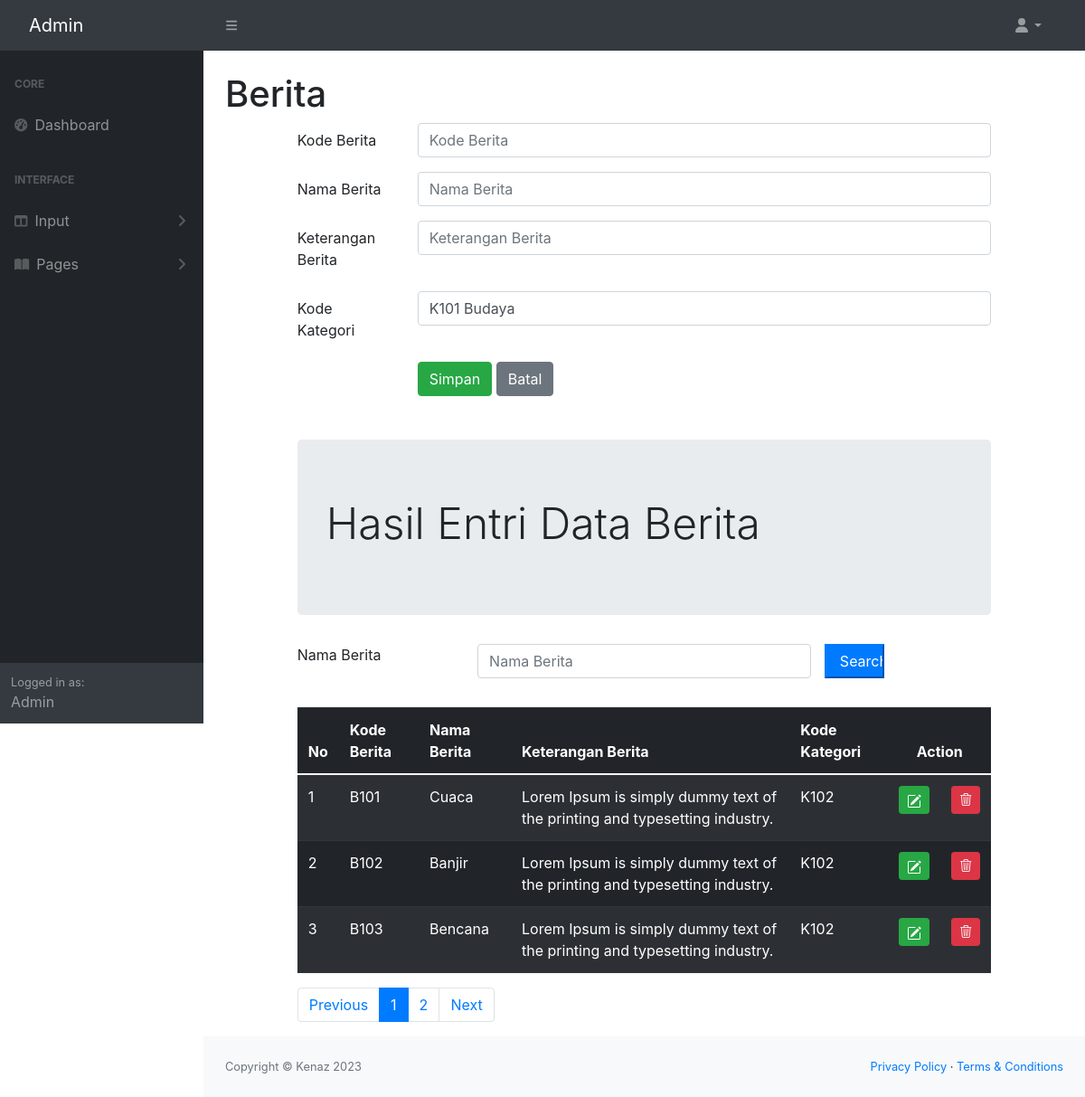
The page /admin/berita.php on the database its author committed.
### tables this page shows
CREATE TABLE `berita` (
  `beritaKODE` char(4) NOT NULL,
  `beritaNAMA` varchar(60) NOT NULL,
  `beritaKET` varchar(255) NOT NULL,
  `kategoriKODE` char(4) NOT NULL
);

### admin/berita.php (the view, shortened to what this page needs)
<!doctype html>
<?php include "INCLUDE/head.php" ?>
<body class="sb-nav-fixed">
    <?php include "INCLUDE/menunav.php" ?>
    <div id="layoutSidenav">
        <?php include "INCLUDE/menu.php" ?>
        <div id="layoutSidenav_content">
            <main>
                <div class="container-fluid px-4">
                    <h1 class="mt-4">Berita</h1>
                    <?php
                    include "include/config.php";
                    $datakategori = mysqli_query($connection, "select * from kategoriwisata");
                    ?>
                    <html>
                    <head>
                        <link rel="stylesheet" href="css/bootstrap.min.css">
                        <link rel="stylesheet" href="https://cdn.jsdelivr.net/npm/bootstrap@4.0.0/dist/css/bootstrap.min.css">
                        <link rel="stylesheet" href="https://cdnjs.cloudflare.com/ajax/libs/select2/4.0.13/css/select2.min.css">
                        <link rel="stylesheet" href="https://cdn.jsdelivr.net/npm/bootstrap-icons@1.10.2/font/bootstrap-icons.css">
                    </head>
                    <body>
                        <div class="row">
                            <div class="col-sm-1"></div>
                            <div class="col-sm-10">
                                <form method="POST">
                                    <div class="mb-3 row">
                                        <label for="kodeberita" class="col-sm-2 col-form-label">Kode Berita</label>
                                        <div class="col-sm-10">
                                            <input type="text" class="form-control" name="kodeberita" id="kodeberita" placeholder="Kode Berita">
                                        </div>
                                    </div>
                                    <div class="mb-3 row">
                                        <label for="namaberita" class="col-sm-2 col-form-label">Nama Berita</label>
                                        <div class="col-sm-10">
                                            <input type="text" class="form-control" name="namaberita" id="namaberita" placeholder="Nama Berita">
                                        </div>
                                    </div>
                                    <div class="mb-3 row">
                                        <label for="keteranganberita" class="col-sm-2 col-form-label">Keterangan Berita</label>
                                        <div class="col-sm-10">
                                            <input type="text" class="form-control" name="keteranganberita" id="keteranganberita" placeholder="Keterangan Berita">
                                        </div>
                                    </div>
                                    <div class="mb-3 row">
                                        <label for="kodekategori" class="col-sm-2 col-form-label">Kode Kategori</label>
                                        <div class="col-sm-10">
                                            <select class="form-control" id="kodekategori" name="kodekategori">
                                                <?php while ($row = mysqli_fetch_array($datakategori)) { ?>
                                                    <option value="<?php echo $row["kategoriKODE"] ?>">
                                                        <?php echo $row["kategoriKODE"] ?>
                                                        <?php echo $row["kategoriNAMA"] ?>
                                                    </option>
                                                <?php } ?>
                                            </select>
                                        </div>
                                    </div>
                                    <div class="form-group row">
                                        <div class="col-sm-2"></div>
                                        <div class="col-sm-10">
                                            <button type="submit" class="btn btn-success" value="Simpan" name="Simpan">Simpan</button>
                                            <button type="reset" class="btn btn-secondary">Batal</button>
                                        </div>
                                    </div>
                                </form>
                                <div class="jumbotron mt-5">
                                    <h2 class="display-5">Hasil Entri Data Berita</h2>
                                </div>
                                <form method="POST">
                                    <div class="form-group row mb-2">
                                        <label for="Search" class="col-sm-3">Nama Berita</label>
                                        <div class="col-sm-6">
                                            <input type="text" name="Search" class="form-control" id="Search" value="<?php if (isset($_POST["Search"])) {
                                                                                                                            echo $_POST["Search"];
                                                                                                                        } ?>" placeholder="Nama Berita">
                                        </div>
                                        <input type="submit" name="kirim" class="col-sm-1 btn-primary" value="Search">
                                    </div>
                                </form>
                                <br>
                                <table class="table table-dark table-striped">
                                    <thead>
                                        <tr>
                                            <th scope="col">No</th>
                                            <th scope="col">Kode Berita</th>
                                            <th scope="col">Nama Berita</th>
                                            <th scope="col">Keterangan Berita</th>
                                            <th scope="col">Kode Kategori</th>
                                            <th colspan="2" style="text-align: center;">Action</th>
                                        </tr>
                                    </thead>
                                    <tbody>
                                        <?php
                                        $jumlahtampilan = 3;
                                        $halaman = (isset($_GET['page'])) ? $_GET['page'] : 1;
                                        $mulaitampilan = ($halaman - 1) * $jumlahtampilan;
                                        if (isset($_POST["kirim"])) {
                                            $Search = $_POST["Search"];
                                            $query = mysqli_query($connection, "select * from berita where beritaNAMA like'%" . $Search . "%';");
                                        } else {
                                            $query = mysqli_query($connection, "select * from berita
                                limit $mulaitampilan, $jumlahtampilan;");
                                        }
                                        $nomor = 1;
                                        while ($row = mysqli_fetch_array($query)) {
                                        ?>
                                            <tr>
                                                <td>
                                                    <?php echo $mulaitampilan + $nomor; ?>
                                                </td>
                                                <td><?php echo $row['beritaKODE']; ?></td>
                                                <td><?php echo $row['beritaNAMA']; ?></td>
                                                <td><?php echo $row['beritaKET']; ?></td>
                                                <td><?php echo $row['kategoriKODE']; ?></td>
                                                <td width="5px">
                                                    <a href="beritaedit.php?edit=<?php echo $row["beritaKODE"] ?>" class="btn btn-success btn-sm" title="EDIT">
                                                </td>
                                                <td>
                                                    <a href="beritahapus.php?hapus=<?php echo $row["beritaKODE"] ?>" class="btn btn-danger btn-sm" title="HAPUS">
                                                        <i class="bi bi-trash3"></i>
                                                </td>
                                            <?php
                                            $nomor += 1;
                                        }
                                            ?>
                                            </tr>
                                    </tbody>
                                </table>
                                <?php
                                $query = mysqli_query($connection, "SELECT * FROM berita");
                                $jumlahrecord = mysqli_num_rows($query);
                                $jumlahpage = ceil($jumlahrecord / $jumlahtampilan);
                                ?>
                                <nav aria-label="Page navigation example">
                                    <ul class="pagination">
                                        <li class="page-item"><a class="page-link" href="?page=<?php $nomorhal = 1;
                                                                                                echo $nomorhal ?>">Previous</a></li>
                                        <?php for ($nomorhal = 1; $nomorhal <= $jumlahpage; $nomorhal++) { ?>
                                            <li class="page-item">
                                                <?php if ($nomorhal != $halaman) { ?>
                                                    <a class="page-link" href="?page=<?php echo $nomorhal ?>"><?php echo $nomorhal ?></a>
                                                <?php } else { ?>
                                            <li class="page-item active" aria-current="page">
                                                <a class="page-link" href="?page=<?php echo $nomorhal; ?>"><?php echo $nomorhal ?></a>
                                            </li>
                                        <?php } ?>
                                        </li>
                                    <?php } ?>
                                    <li class="page-item"><a class="page-link" href="?page=<?php echo $nomorhal - 1; ?>">Next</a></li>
                                    </ul>
                                </nav>
                            </div>
                        </div>
                    </body>
            </main>
            <?php include "INCLUDE/footer.php" ?>
        </div>
    </div>
</body>
</html>

### rows shown on the page
berita: beritaKODE "B101", beritaNAMA "Cuaca", beritaKET "Lorem Ipsum is simply dummy text of the printing and typesetting industry.", kategoriKODE "K102"
berita: nomor "2", beritaKODE "B102", beritaNAMA "Banjir", beritaKET "Lorem Ipsum is simply dummy text of the printing and typesetting industry.", kategoriKODE "K102"
berita: nomor "3", beritaKODE "B103", beritaNAMA "Bencana", beritaKET "Lorem Ipsum is simply dummy text of the printing and typesetting industry.", kategoriKODE "K102"

### other values the page prints
form field kodekategori "K101 Budaya"
